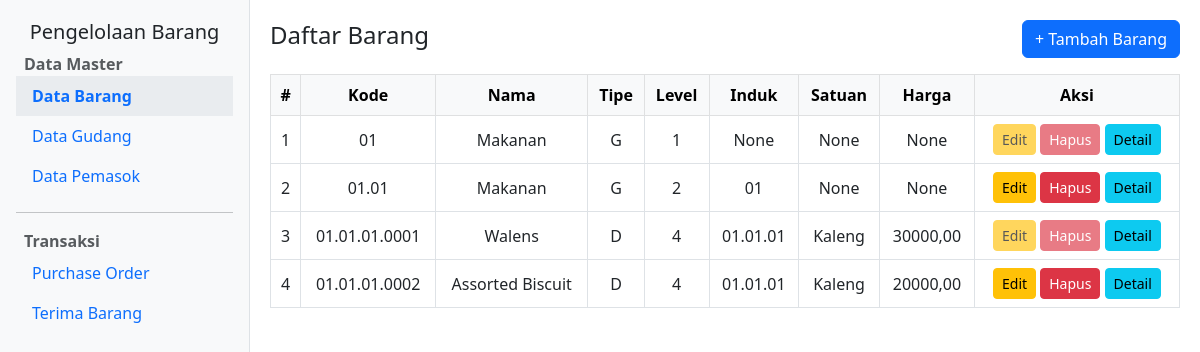
Before: / with the older database file.
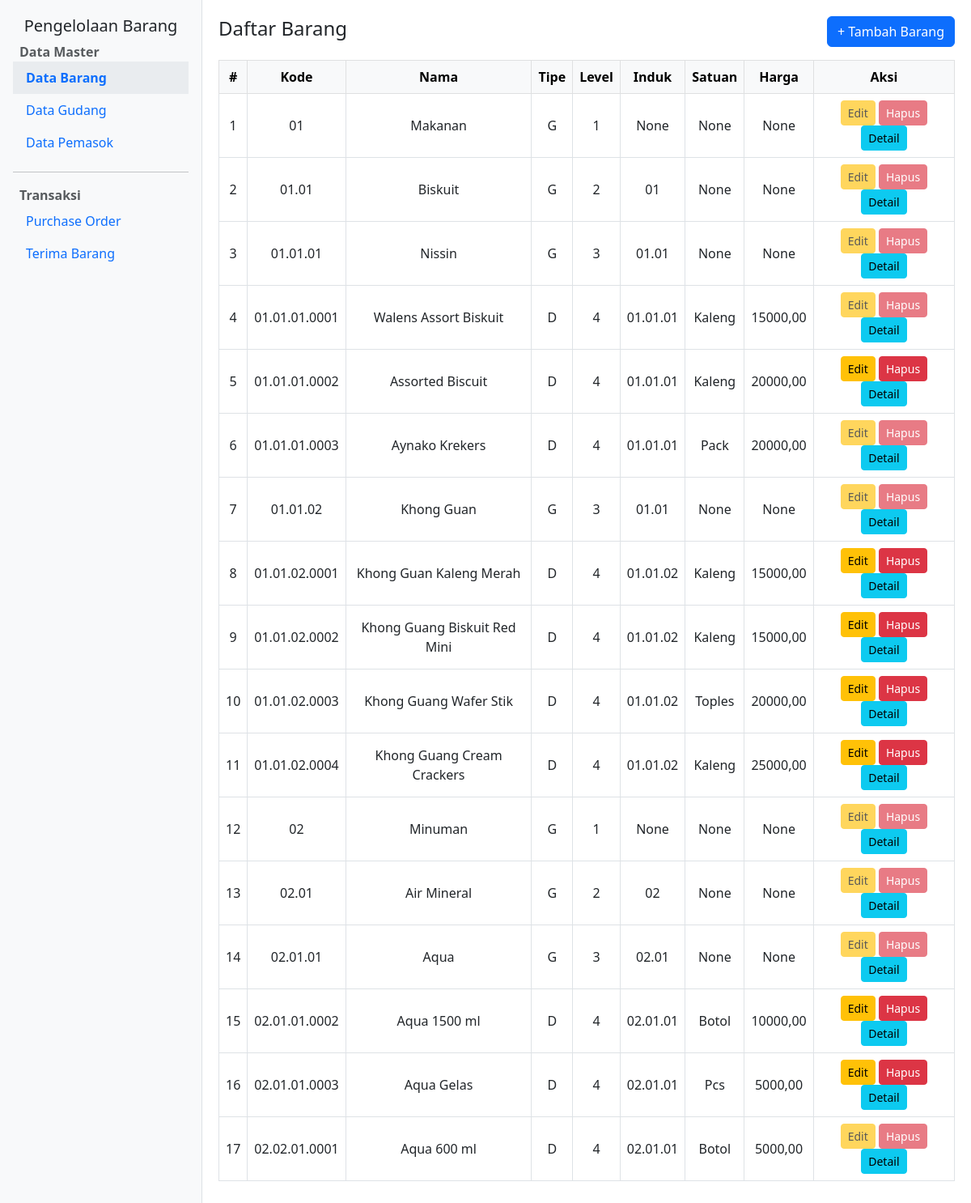
After: the same page with the newer database file.
### app_barang/models.py (models this page shows, shortened)
class Barang(models.Model):
    TIPE_CHOICES = [
        ('G', 'General'),
        ('D', 'Detail'),
    ]
    kode = models.CharField(max_length=50, null=False, unique=True)
    nama = models.CharField(max_length=100, null=False, blank=False)
    tipe = models.CharField(max_length=1, choices=TIPE_CHOICES, null=False, blank=False)
    level = models.IntegerField(null=False, blank=False)
    induk = models.CharField(max_length=50, null=True, blank=True)
    satuan = models.CharField(max_length=20, null=True, blank=True)
    harga = models.DecimalField(max_digits=12, decimal_places=2, null=True, blank=True)
    qty_stok = models.PositiveIntegerField(default=0)

### app_barang/views.py (the view)
# urls.py: path('', views.barang_list, name='barang_list'),
def barang_list(request):
    barangs = Barang.objects.annotate(
        induk_order=Case(
            When(induk__isnull=True, then=F('kode')),
            default=F('induk'),
            output_field=CharField()
        )
    ).order_by('kode','induk_order', '-tipe', 'level')
    used_as_induk_kodes = set(Barang.objects.exclude(induk__isnull=True).values_list('induk', flat=True))
    used_in_po_ids = set(PO.objects.values_list('kode_barang_id', flat=True))
    return render(request, 'app_barang/barang/barang_list.html', {
        'barangs': barangs,
        'used_as_induk_kodes': used_as_induk_kodes,
        'used_in_po_ids': used_in_po_ids,
    })

### app_barang/templates/app_barang/barang/barang_list.html (shortened to what this page needs)
{% extends 'app_barang/layout/base.html' %}
{% block content %}
<div class="d-flex justify-content-between align-items-center mb-3">
    <h1 class="h4">Daftar Barang</h1>
    <a href="{% url 'barang_create' %}" class="btn btn-primary">+ Tambah Barang</a>
</div>
<div class="table-responsive">
    <table id="tabel-barang"  class="table table-bordered table-hover text-center align-middle">
        <thead class="table-light">
            <tr>
                <th>#</th>
                <th>Kode</th>
                <th>Nama</th>
                <th>Tipe</th>
                <th>Level</th>
                <th>Induk</th>
                <th>Satuan</th>
                <th>Harga</th>
                <th>Aksi</th>
            </tr>
        </thead>
        <tbody>
            {% for barang in barangs %}
            <tr>
                <td>{{ forloop.counter }}</td>
                <td>{{ barang.kode }}</td>
                <td>{{ barang.nama }}</td>
                <td>{{ barang.tipe }}</td>
                <td>{{ barang.level }}</td>
                <td>{{ barang.induk }}</td>
                <td>{{ barang.satuan }}</td>
                <td>{{ barang.harga }}</td>
                <td>
                    {% if barang.kode not in used_as_induk_kodes and barang.pk not in used_in_po_ids %}
                        <a href="{% url 'barang_update' barang.pk %}" class="btn btn-warning btn-sm">Edit</a>
                        <button class="btn btn-danger btn-sm" data-bs-toggle="modal" data-bs-target="#deleteModal{{ barang.pk }}">Hapus</button>
                    {% else %}
                        <button class="btn btn-warning btn-sm" disabled>Edit</button>
                        <button class="btn btn-danger btn-sm" disabled>Hapus</button>
                    {% endif %}
                    <a href="{% url 'barang_detail' barang.pk %}" class="btn btn-info btn-sm">Detail</a>
                </td>
            </tr>
            {% endfor %}
        </tbody>
    </table>
</div>
{% endblock %}

Changed rows visible on the page:
removed Barang: kode "01.01", nama "Makanan", tipe "G", level "2", induk "01", satuan "None", harga "None"
removed Barang: kode "01.01.01.0001", nama "Walens", tipe "D", level "4", induk "01.01.01", satuan "Kaleng", harga "30000,00", shows "Edit"
added Barang: kode "01.01", nama "Biskuit", tipe "G", level "2", induk "01", satuan "None", harga "None", shows "Edit"
added Barang: kode "01.01.01", nama "Nissin", tipe "G", level "3", induk "01.01", satuan "None", harga "None", shows "Edit"
added Barang: kode "01.01.01.0001", nama "Walens Assort Biskuit", tipe "D", level "4", induk "01.01.01", satuan "Kaleng", harga "15000,00", shows "Edit"
added Barang: kode "01.01.01.0003", nama "Aynako Krekers", tipe "D", level "4", induk "01.01.01", satuan "Pack", harga "20000,00", shows "Edit"
added Barang: kode "01.01.02", nama "Khong Guan", tipe "G", level "3", induk "01.01", satuan "None", harga "None", shows "Edit"
added Barang: kode "01.01.02.0001", nama "Khong Guan Kaleng Merah", tipe "D", level "4", induk "01.01.02", satuan "Kaleng", harga "15000,00"
added Barang: kode "01.01.02.0002", nama "Khong Guang Biskuit Red Mini", tipe "D", level "4", induk "01.01.02", satuan "Kaleng", harga "15000,00"
added Barang: kode "01.01.02.0003", nama "Khong Guang Wafer Stik", tipe "D", level "4", induk "01.01.02", satuan "Toples", harga "20000,00"
added Barang: kode "01.01.02.0004", nama "Khong Guang Cream Crackers", tipe "D", level "4", induk "01.01.02", satuan "Kaleng", harga "25000,00"
added Barang: kode "02", nama "Minuman", tipe "G", level "1", induk "None", satuan "None", harga "None", shows "Edit"
added Barang: kode "02.01", nama "Air Mineral", tipe "G", level "2", induk "02", satuan "None", harga "None", shows "Edit"
added Barang: kode "02.01.01", nama "Aqua", tipe "G", level "3", induk "02.01", satuan "None", harga "None", shows "Edit"
added Barang: kode "02.01.01.0002", nama "Aqua 1500 ml", tipe "D", level "4", induk "02.01.01", satuan "Botol", harga "10000,00"
added Barang: kode "02.01.01.0003", nama "Aqua Gelas", tipe "D", level "4", induk "02.01.01", satuan "Pcs", harga "5000,00"
added Barang: kode "02.02.01.0001", nama "Aqua 600 ml", tipe "D", level "4", induk "02.01.01", satuan "Botol", harga "5000,00", shows "Edit"
